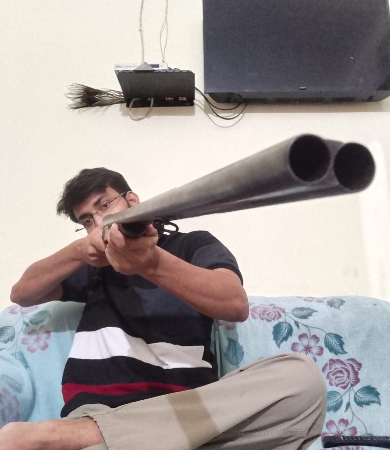
#> input picture client/wallpaper_watch.png, 390 x 450 px, found by its file name
$ python dial_builder.py
#> lines starting #> are read from the running program, lines starting #| are printed output that depends on the picture
import os
import json
import zipfile
import shutil
import cv2
import numpy as np

OUTPUT_DIR = "/Users/piyushraj/.gemini/antigravity-ide/scratch/noisefit-custom/scripts/custom_dial_pkg"
INPUT_WALLPAPER = "/Users/piyushraj/.gemini/antigravity-ide/scratch/noisefit-custom/client/wallpaper_watch.png"
OUTPUT_ZIP = "/Users/piyushraj/.gemini/antigravity-ide/scratch/noisefit-custom/scripts/custom_wallpaper.dial"

def convert_to_rgb565(img):
    """Converts a standard BGR image into 16-bit RGB565 byte array (used by ATS3085S / PersimWear displays)."""
    b = (img[:, :, 0] >> 3).astype(np.uint16)
    g = (img[:, :, 1] >> 2).astype(np.uint16)
    r = (img[:, :, 2] >> 3).astype(np.uint16)
    rgb565 = (r << 11) | (g << 5) | b
    return rgb565.tobytes()

def build_dial_package():
    print(f"[*] Loading wallpaper from: {INPUT_WALLPAPER}")
    if not os.path.exists(INPUT_WALLPAPER):
        print(f"Error: {INPUT_WALLPAPER} not found!")
        return

    # Create build directory
    if os.path.exists(OUTPUT_DIR):
        shutil.rmtree(OUTPUT_DIR)
    os.makedirs(OUTPUT_DIR, exist_ok=True)

    img = cv2.imread(INPUT_WALLPAPER)
#> img is the input picture: shape (450, 390, 3); mean B, G, R 153.9, 155.2, 162.5
    h, w, _ = img.shape
#> h = 450; w = 390
    print(f"[*] Image Resolution: {w}x{h}")
#| [*] Image Resolution: 390x450

    # 1. Generate preview bitmap (150x150)
    preview = cv2.resize(img, (150, 150), interpolation=cv2.INTER_AREA)
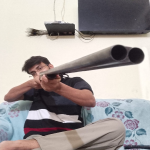
#> preview: shape (150, 150, 3); mean B, G, R 153.9, 155.2, 162.5
    cv2.imwrite(os.path.join(OUTPUT_DIR, "preview.png"), preview)
    cv2.imwrite(os.path.join(OUTPUT_DIR, "preview_0565.bmp"), preview)

    # 2. Save background image
    cv2.imwrite(os.path.join(OUTPUT_DIR, "background.png"), img)
    with open(os.path.join(OUTPUT_DIR, "background.bin"), "wb") as f:
        f.write(convert_to_rgb565(img))
#> in convert_to_rgb565, `b = (img[:, :, 0] >> 3).astype(np.uint16)`:
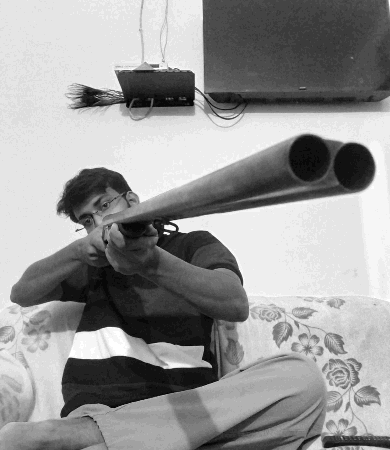
#> b: shape (450, 390) uint16; min 1, max 31, mean 18.8; drawn with min black and max white
#> in convert_to_rgb565, `g = (img[:, :, 1] >> 2).astype(np.uint16)`:
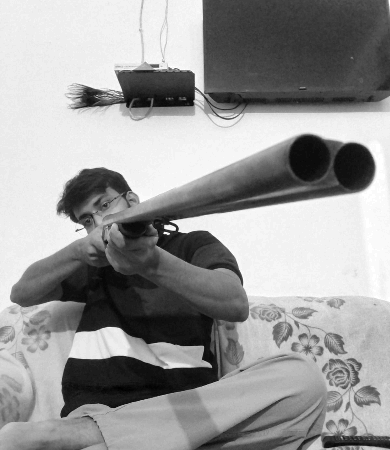
#> g: shape (450, 390) uint16; min 1, max 63, mean 38.4; drawn with min black and max white
#> in convert_to_rgb565, `r = (img[:, :, 2] >> 3).astype(np.uint16)`:
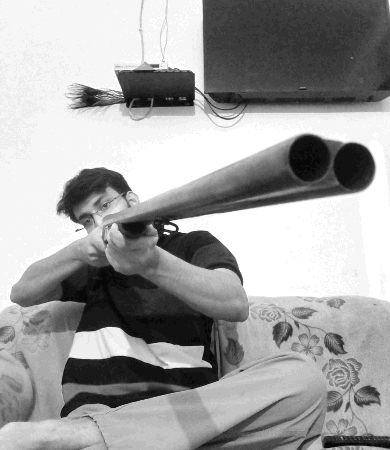
#> r: shape (450, 390) uint16; min 1, max 31, mean 19.9; drawn with min black and max white

    # 3. Copy sample fonts from decompiled template if available
    template_dir = "/Users/piyushraj/.gemini/antigravity-ide/scratch/noisefit-custom/decompiled_app/resources/assets/video/firmware"
    for item in ["Date", "Time", "Week"]:
        src_path = os.path.join(template_dir, item)
        dst_path = os.path.join(OUTPUT_DIR, item)
        if os.path.exists(src_path):
            shutil.copytree(src_path, dst_path)

    # 4. Generate dial.json
    dial_manifest = {
        "frame_version": 1,
        "dial_version": 1,
        "name": "custom_wallpaper",
        "preview": "preview_0565.bmp",
        "dial_type": 1,
        "resolution_ratio": f"{w}x{h}",
        "platform": "ats3085s",
        "size": 300,
        "compress_size": 0,
        "enable_pic_compress": 0,
        "describe_name": "custom_wallpaper",
        "item": [
            {
                "widget": "image",
                "type": "background",
                "x": 0,
                "y": 0,
                "w": w,
                "h": h,
                "img": "background"
            },
            {
                "widget": "text",
                "type": "time",
                "serial_number": 13,
                "x": int(w * 0.15),
                "y": 40,
                "w": int(w * 0.7),
                "h": 60,
                "fontnum": 11,
                "font": "Time",
                "enable_font": 0,
                "min_numwidth": 2,
                "align": "center",
                "color": "#00F2FE"
            },
            {
                "widget": "text",
                "type": "day",
                "serial_number": 3,
                "x": int(w * 0.25),
                "y": 105,
                "w": 60,
                "h": 30,
                "fontnum": 10,
                "font": "Date",
                "enable_font": 0,
                "min_numwidth": 2,
                "align": "center",
                "color": "#FFFFFF"
            }
        ]
    }

    with open(os.path.join(OUTPUT_DIR, "dial.json"), "w") as f:
        json.dump(dial_manifest, f, indent=2)

    # 5. Generate file.json
    file_manifest = {
        "item": [
            {"name": "Date", "format": "png"},
            {"name": "Time", "format": "png"}
        ]
    }
    with open(os.path.join(OUTPUT_DIR, "file.json"), "w") as f:
        json.dump(file_manifest, f, indent=2)

    # 6. Package into .dial zip archive
    print(f"[*] Packaging into {OUTPUT_ZIP}...")
    with zipfile.ZipFile(OUTPUT_ZIP, "w", zipfile.ZIP_DEFLATED) as zipf:
        for root, dirs, files in os.walk(OUTPUT_DIR):
            for file in files:
                full_path = os.path.join(root, file)
                rel_path = os.path.relpath(full_path, OUTPUT_DIR)
                zipf.write(full_path, rel_path)
#> this loop made 2 passes; (reads scripts/custom_dial_pkg/file.json from the repository)

    print(f"[✅] Custom Watch Face Package Built Successfully!")
    print(f"    File: {OUTPUT_ZIP} ({os.path.getsize(OUTPUT_ZIP)} bytes)")

if __name__ == "__main__":
    build_dial_package()
